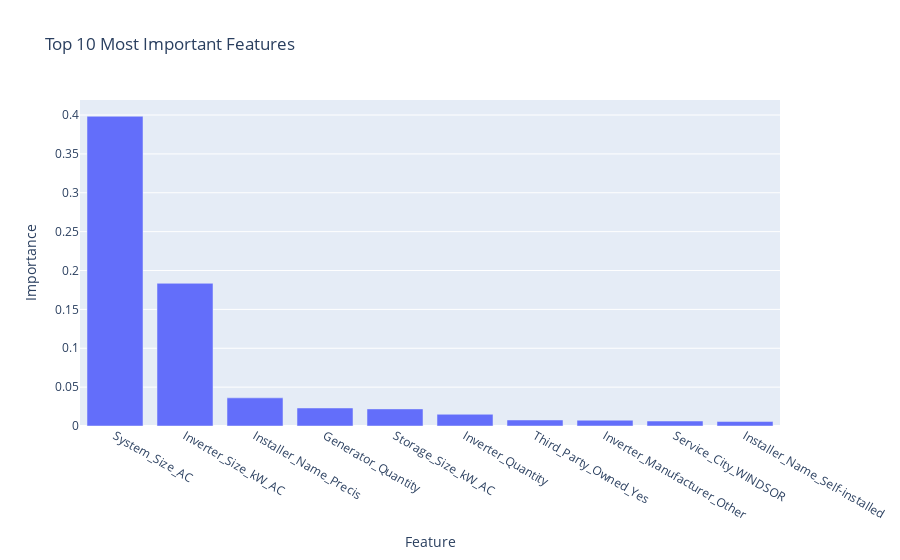

The cell this chart's notebook holds for it:
### Code cell
# Plot the most important features
top_features = feature_importance_df.head(10)
fig_top = px.bar(top_features, x='Feature', y='Importance', title='Top 10 Most Important Features')
fig_top.show()

### Figure 1 — Plotly figure (JSON) as saved in the notebook; plotly's stock layout.template omitted (floating-point values rounded to 4 significant figures)
{"data": [{"alignmentgroup": "True", "hovertemplate": "Feature=%{x}<br>Importance=%{y}<extra></extra>", "legendgroup": "", "marker": {"color": "#636efa", "pattern": {"shape": ""}}, "name": "", "offsetgroup": "", "orientation": "v", "showlegend": false, "textposition": "auto", "type": "bar", "x": ["System_Size_AC", "Inverter_Size_kW_AC", "Installer_Name_Precis", "Generator_Quantity", "Storage_Size_kW_AC", "Inverter_Quantity", "Third_Party_Owned_Yes", "Inverter_Manufacturer_Other", "Service_City_WINDSOR", "Installer_Name_Self-installed"], "xaxis": "x", "y": [0.3984, 0.1835, 0.03621, 0.02317, 0.022, 0.01509, 0.007736, 0.007426, 0.006389, 0.00573], "yaxis": "y"}], "layout": {"barmode": "relative", "legend": {"tracegroupgap": 0}, "title": {"text": "Top 10 Most Important Features"}, "xaxis": {"anchor": "y", "domain": [0, 1], "title": {"text": "Feature"}}, "yaxis": {"anchor": "x", "domain": [0, 1], "title": {"text": "Importance"}}}}
